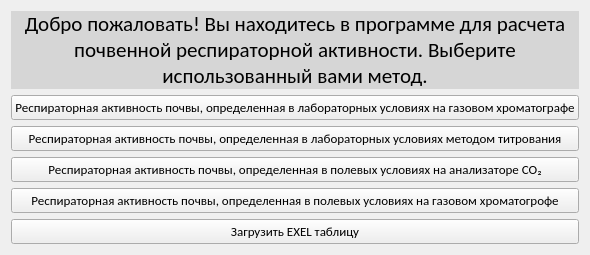
      <widget class="QWidget" name="home">
       <layout class="QVBoxLayout" name="verticalLayout_4">
        <item>
         <layout class="QHBoxLayout" name="IntroLayout">
          <item>
           <widget class="QLabel" name="IntroLabel">
            <property name="font">
             <font>
              <family>Calibri</family>
              <pointsize>16</pointsize>
             </font>
            </property>
            <property name="layoutDirection">
             <enum>Qt::LeftToRight</enum>
            </property>
            <property name="styleSheet">
             <string notr="true">background-color: rgb(214, 214, 214);</string>
            </property>
            <property name="text">
             <string>Добро пожаловать! Вы находитесь в программе для расчета почвенной респираторной активности. Выберите использованный вами метод.</string>
            </property>
            <property name="alignment">
             <set>Qt::AlignCenter</set>
            </property>
            <property name="wordWrap">
             <bool>true</bool>
            </property>
           </widget>
          </item>
         </layout>
        </item>
        <item>
         <layout class="QVBoxLayout" name="ButtonsLayout">
          <item>
           <widget class="QPushButton" name="lab_gkh_btn">
            <property name="font">
             <font>
              <family>Calibri</family>
              <pointsize>10</pointsize>
             </font>
            </property>
            <property name="text">
             <string>Респираторная активность почвы, определенная в лабораторных условиях на газовом хроматографе</string>
            </property>
           </widget>
          </item>
          <item>
           <widget class="QPushButton" name="lab_titr_btn">
            <property name="font">
             <font>
              <family>Calibri</family>
              <pointsize>10</pointsize>
             </font>
            </property>
            <property name="text">
             <string>Респираторная активность почвы, определенная в лабораторных условиях методом титрования</string>
            </property>
           </widget>
          </item>
          <item>
           <widget class="QPushButton" name="field_co2_btn">
            <property name="font">
             <font>
              <family>Calibri</family>
              <pointsize>10</pointsize>
             </font>
            </property>
            <property name="text">
             <string>Респираторная активность почвы, определенная в полевых условиях на анализаторе СО₂</string>
            </property>
           </widget>
          </item>
          <item>
           <widget class="QPushButton" name="field_gkh_btn">
            <property name="font">
             <font>
              <family>Calibri</family>
              <pointsize>10</pointsize>
             </font>
            </property>
            <property name="text">
             <string>Респираторная активность почвы, определенная в полевых условиях на газовом хроматогрофе</string>
            </property>
           </widget>
          </item>
          <item>
           <widget class="QPushButton" name="Exel">
            <property name="font">
             <font>
              <family>Calibri</family>
              <pointsize>10</pointsize>
             </font>
            </property>
            <property name="text">
             <string>Загрузить EXEL таблицу</string>
            </property>
           </widget>
          </item>
         </layout>
        </item>
       </layout>
      </widget>
